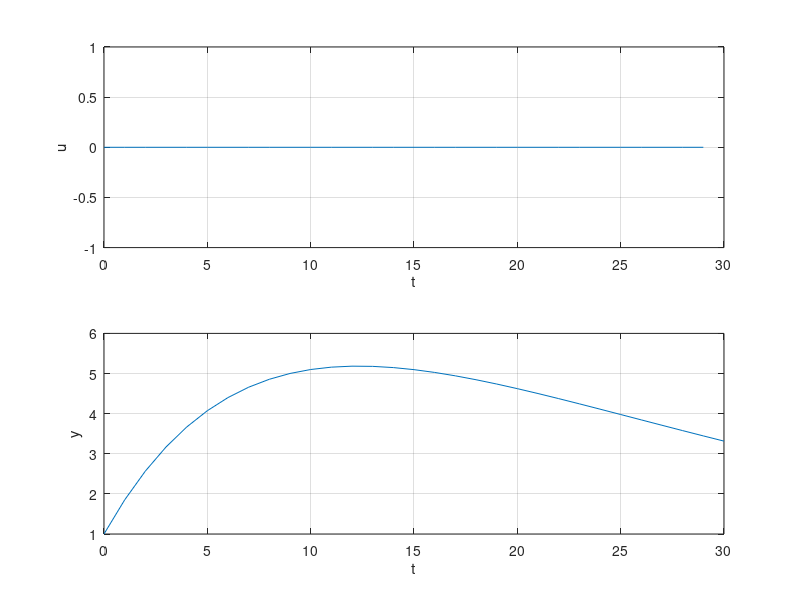

Write the MATLAB code that produced this figure.
N = 30;
nx = 3;
nu = 1;
r = 1;
    
A = [
    0 0 0
    0 0 1 
    0.1 -0.79 1.78
]; 
B = [1 0 0.1]';
C = [0 0 1]'; 
x0 = [0 0 1]';

% Set G (objective function)
Qt = 2*diag(C);
Q = kron(eye(N),Qt);
Rt = 2*r;
R = kron(eye(N),Rt);
G = blkdiag(Q, R);

% Set equality constraints (Aeq and Beq)
Beq = zeros(N*nx, 1);
Beq(1:3) = A*x0;

Aeq_1 = eye(N*nx);
Aeq_2 = kron(diag(ones(N-1,1),-1),-A);
Aeq_3 = kron(eye(N), -B);
Aeq = [Aeq_1 + Aeq_2, Aeq_3];

u_low = -1;
u_high = 1;

x_high = inf;
x_low = -inf;

lb = [x_low*ones(N*nx, 1); u_low*ones(N*nu, 1)];
ub = [x_high*ones(N*nx, 1); u_high*ones(N*nu, 1)];

x = zeros(N, 3);
x(1,:) = x0';
disp(x);

u = zeros(N*nu, 1);

A_real = [
    0 0 0
    0 0 1
    0.1 -0.855 1.85
];

B_real = [
    1 
    0 
    0
];

for t = 1:N
    Beq(1:3) = A*x(t,:)';
    z = quadprog(G, [], [], [], Aeq, Beq, lb, ub);
    u(t) = z(N*nx+1); % get first element of u as actual control input
    disp(z(N*nx+1));
    x(t+1,:) = A_real*x(t,:)' + B_real*u(t); % state space update (now with new plant)
end

figure(1);
t = 0:N-1;
subplot(2, 1, 1);
plot(t, u);
xlabel('t') 
ylabel('u') 
grid('on');

y = x(:,3);
t = 0:N;
subplot(2, 1, 2);
plot(t, y);
xlabel('t') 
ylabel('y') 
grid('on');